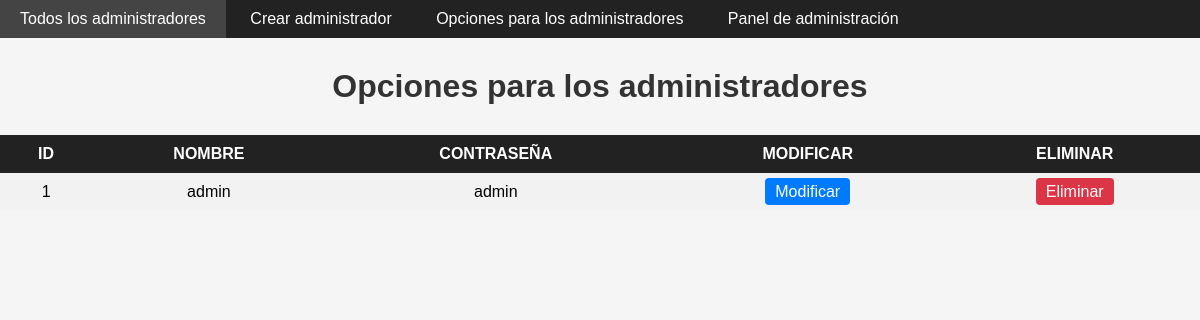
/administradores/opciones_administradores/, run on an earlier commit of the app's database.
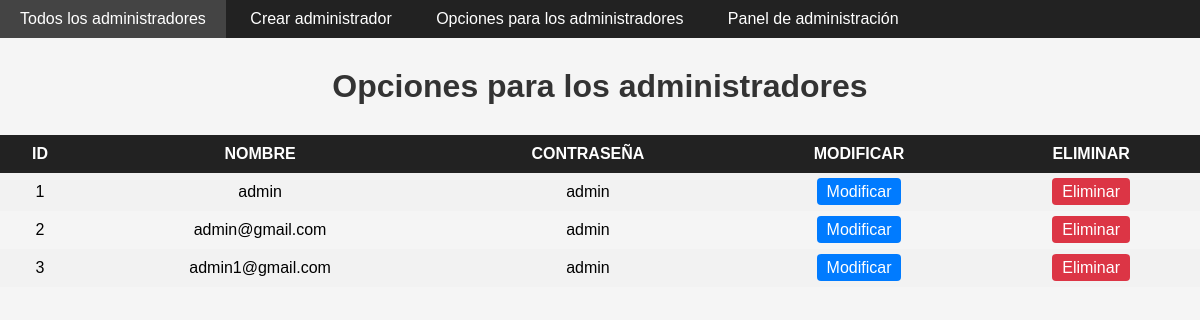
And on a later commit of the database.
### administrador/models.py (models this page shows, shortened)
class Administradores(models.Model):
    id_admin = models.AutoField(primary_key=True)
    nombre_admin = models.CharField(max_length=40, null=False)
    contrasena_admin = models.CharField(max_length=30, null=False)

### administrador/views.py (the view)
# urls.py: path('administradores/opciones_administradores/',views.opc_admins,name="opciones_administrador"),
def opc_admins(request):
    administradores = Administradores.objects.all()
    return render(request,'html/administradores/opciones_administradores.html',{'administradores':administradores})

### administrador/templates/html/administradores/opciones_administradores.html (shortened to what this page needs)
{% load static %}
<!DOCTYPE html>
<html lang="en">
<head>
    <link rel="stylesheet" href="{% static 'css/opciones_administradores.css' %}">
</head>
<body>
    <nav>
        <ul>
            <li><a href="{% url 'admins_totales' %}">Todos los administradores</a></li>
            <li><a href="{% url 'crear_admin' %}">Crear administrador</a></li>
            <li><a href="{% url 'opciones_administrador' %}">Opciones para los administradores</a></li>
            <li><a href="{% url 'panel_administracion' %}">Panel de administración</a></li>
        </ul>
    </nav>
    <h1>Opciones para los administradores</h1>
    <table>
        {% if administradores %}
        <th>ID</th>
        <th>NOMBRE</th>
        <th>CONTRASEÑA</th>
        <th>MODIFICAR</th>
        <th>ELIMINAR</th>
        {% for a in administradores %}
            <tr>
                <td>{{a.id_admin}}</td>
                <td>{{a.nombre_admin}}</td>
                <td>{{a.contrasena_admin}}</td>
                <td><a href="{% url 'encontrar_administrador' pk=a.id_admin %}"class="btm-Modificar">Modificar</a></td>
                <td><a href="{% url 'eliminar_administrador'  pk=a.id_admin %}"class="btm-Eliminar">Eliminar</a></td>
            </tr>
        {% endfor %}
        {% endif %}
    </table>
</body>

What changed in the data, as far as the page shows it:
added Administradores: id_admin "2", nombre_admin "admin@gmail.com", contrasena_admin "admin"
added Administradores: id_admin "3", nombre_admin "admin1@gmail.com", contrasena_admin "admin"
